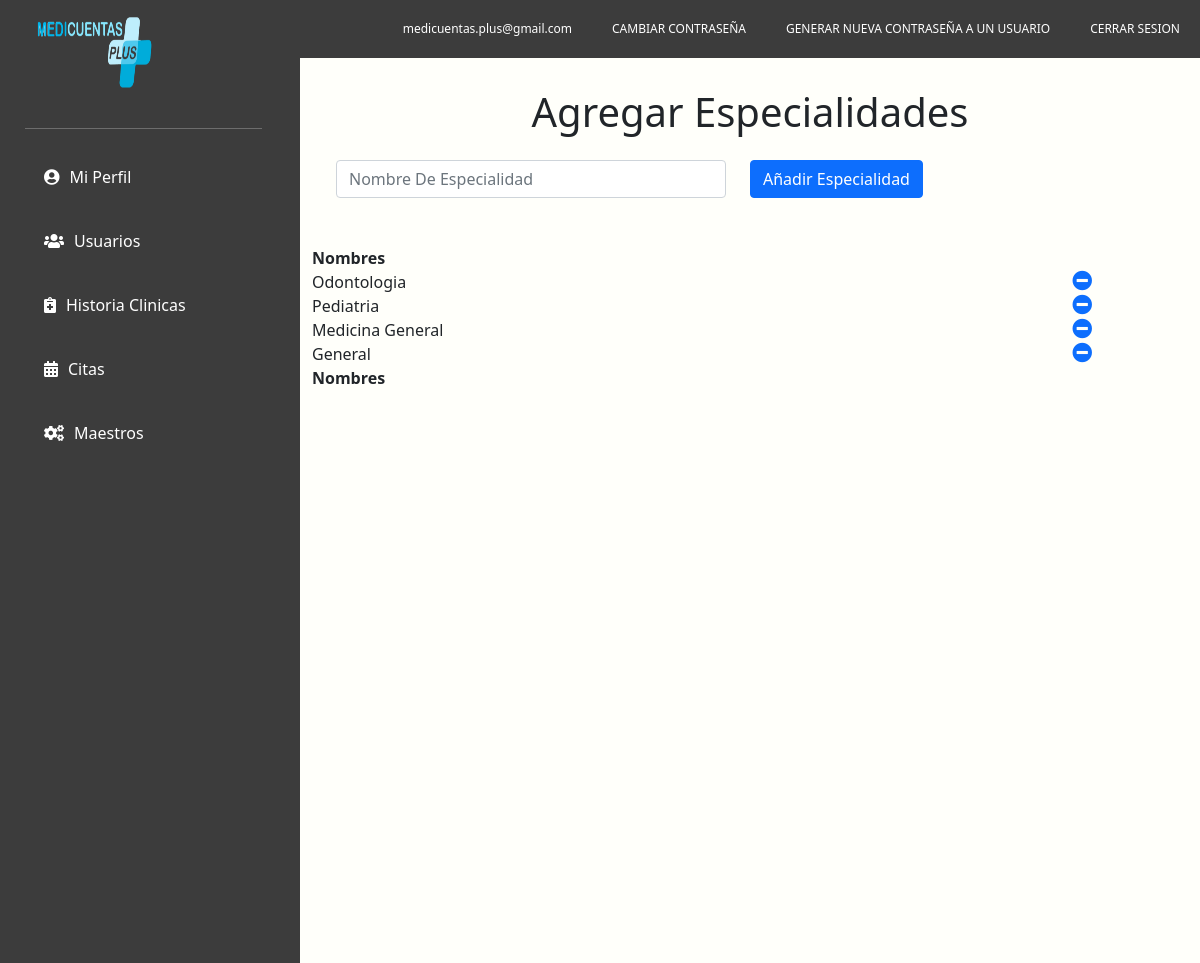
Screenshot of /maestros/especialidades (signed in) with the database file from the repository.
### modelos/models.py (models this page shows)
class Usuario(models.Model):
    primernombre = models.CharField(max_length=1000, blank=True, null=True)
    segundonombre = models.CharField(max_length=1000, blank=True, null=True)
    primerapellido = models.CharField(max_length=1000, blank=True, null=True)
    segundoapellido = models.CharField(max_length=1000, blank=True, null=True)
    usuario = models.CharField(max_length=1000, blank=True, null=True)
    clave = models.TextField(blank=True, null=True)
    tipodocumento= models.CharField(max_length=1000, blank=True, null=True)
    numerodocumento= models.CharField(max_length=1000, blank=True, null=True)
    fechanacimiento = models.DateField(blank=True, null=True)
    edad = models.CharField(max_length=100, blank=True, null=True)
    numerotelefono = models.IntegerField( blank=True, null=True)
    ciudad = models.ForeignKey(Ciudad, on_delete=models.CASCADE,blank=True, null=True)
    especialidad = models.ForeignKey(Especialidad, on_delete=models.CASCADE,blank=True, null=True)
    rol = models.CharField(max_length=500, blank=True , null=True)
    asistente = models.CharField(max_length=500, blank=True, null= True)
    permisoscomentario = models.CharField(max_length=100, blank=True, null= True)
    sexo = models.CharField(max_length=500, blank=True, null= True)
    consultorio = models.CharField(max_length=500, blank=True, null= True)
    estado = models.CharField(max_length=500, blank=True, null= True)

class Especialidad(models.Model):
    especialidad = models.CharField(max_length=1000, blank=True, null=True)

### modelos/views.py (the view)
# urls.py: path('maestros/especialidades',especialidades),
def especialidades(request):
    if request.session.get('validar') == False:
        return redirect('/')
    else:
        usuario = Usuario.objects.get(id=request.session.get('user'))
        if usuario.rol == "Administrador":
            especialidades = Especialidad.objects.all()
            validar = 0
            if request.method == "POST":
                especiaregister = Especialidad(especialidad=request.POST.get("especialidad"))
                especiaregister.save()
                validar = 1
            return render(request,"especialidad.html",{"usuario":usuario,"especialidades":especialidades,"validar":validar,"sesion":request.session.get('validar')})
        else:
            return redirect('/dashboard')

### modelos/templates/especialidad.html (shortened to what this page needs)
<!doctype html>
<html lang="en">
{% load static %}
<head>
    {% load static %}
    {% block head %}
    {% include "head.html" %}
    {% endblock %}
    <link rel="stylesheet" type="text/css" href="https://cdn.datatables.net/v/dt/dt-1.11.2/datatables.min.css" />
</head>
<body>
    <header>
        {% block header %}
        {% include "header.html" %}
        {% endblock %}
    </header>
    <main>
        <div class="container-fluid">
            <div class="row">
                <div class="col-3">
                    {% block main %}
                    {% include "main.html" %}
                    {% endblock %}
                </div>
                <div class="col-9" id="col-9">
                    <div id="titulo">
                        <h1>Agregar Especialidades</h1>
                    </div>
                    <form method="POST" action="/maestros/especialidades">
                        <div class="row container-fluid mt-4" id="formularionormal">
                            <div class="col-6">
                                <div class="input-group" id="maestros">
                                    <input type="text" name="especialidad" class="form-control"
                                        id="validationDefaultUsername" aria-describedby="inputGroupPrepend2"
                                        placeholder="Nombre De Especialidad" required>
                                </div>
                            </div>
                            <div class="col-6 mb-4" id="maestros">
                                <button type="submit" class="btn btn-primary">Añadir Especialidad</button>
                            </div>
                        </div>
                        <div class="mt-4" id="maestros">
                            <table id="example" class="display nowrap" style="width:100%">
                                <thead>
                                    <tr>
                                        <th>Nombres</th>
                                        <th></th>
                                    </tr>
                                </thead>
                                <tbody>
                                    {% for espe in especialidades%}
                                    <tr>
                                        <td>{{espe.especialidad}}</td>
                                        <td><a href="/maestros/especialidades/{{espe.id}}"><i
                                                    class="fas fa-minus-circle" style="font-size: 20px;"></i></a></td>
                                    </tr>
                                    {% endfor %}
                                </tbody>
                                <tfoot>
                                    <tr>
                                        <th>Nombres</th>
                                        <th></th>
                                    </tr>
                                </tfoot>
                            </table>
                        </div>
                    </form>
                </div>
            </div>
        </div>
    </main>
</body>
</html>

### modelos/templates/header.html (shortened to what this page needs)
{%load static%}
<img src="{% static 'imagenes/logo1.png'%}" class="img-1">
<nav>
    <ul>
        <li><a href="/logout">CERRAR SESION</a></li>
        {% if usuario.rol == 'Administrador'%}
        <li><a href="/cclaveusuario">GENERAR NUEVA CONTRASEÑA A UN USUARIO</a></li>
        {%endif%}
        <li><a href="/cambioclave/{{usuario.id}}">CAMBIAR CONTRASEÑA</a></li>
        <li><a href="#">{{usuario.usuario}}</a></li>
    </ul>
</nav>

### static/css/index.css (style rules this page uses)
* { margin:0; padding:0; }
body { background:#FFFFFA; }
header { width:100%; }
header nav { width:100%; max-width:100%; height: 100%; background:#3c3c3c; }
header nav ul { overflow:hidden; list-style:none; }
header nav ul li { float:right; }
header nav ul li a { color:#fff; padding:20px; display:block; text-decoration:none; font-size: 12px; }
.container-fluid { margin-top: -16px; }
.container-fluid .col-3 { height: calc(100vh- 75px); overflow: auto; background:#3c3c3c; }
.img-1 { width: 10%; height: 80px; position: absolute; margin: 12px 35px; }
#col-9 { margin-top:30px; height: 100%; }
main .container-fluid .row .col-9 #titulo h1 { text-align: center; }

### rows the page displays
Usuario: usuario "medicuentas.plus@gmail.com"
Especialidad: especialidad "Odontologia"
Especialidad: especialidad "Pediatria"
Especialidad: especialidad "Medicina General"
Especialidad: especialidad "General"
